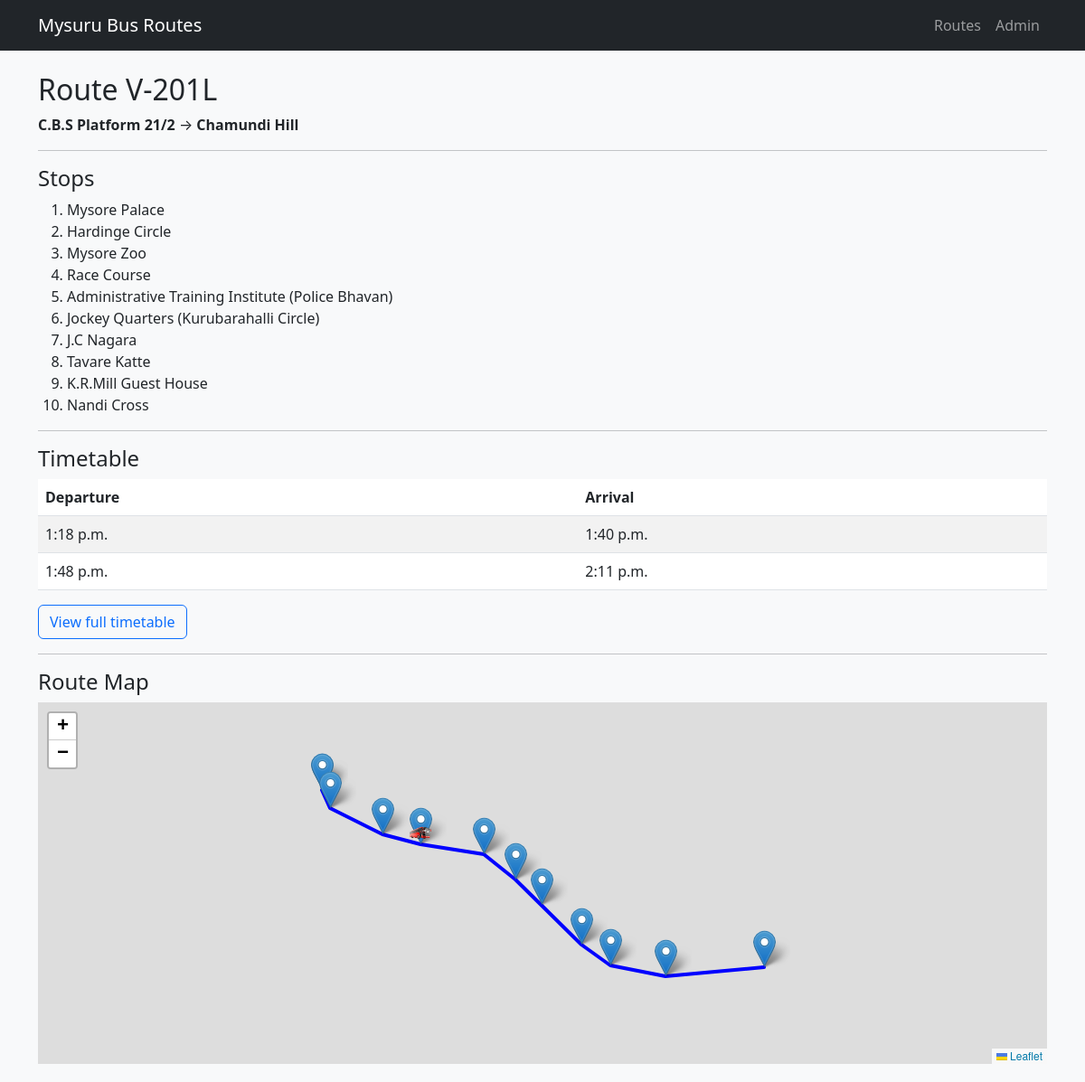
Screenshot of /routes/1/ with the database file from the repository.
### bus_transport/models.py (models this page shows, shortened)
class BusRoute(models.Model):
    route_number = models.CharField(max_length=10)
    start_point = models.CharField(max_length=100)
    end_point = models.CharField(max_length=100)

class BusStop(models.Model):
    route = models.ForeignKey(BusRoute, on_delete=models.CASCADE, related_name='stops')
    stop_name = models.CharField(max_length=100)
    order = models.PositiveIntegerField()
    class Meta:
        ordering = ['order']

class Timetable(models.Model):
    route = models.ForeignKey(BusRoute, on_delete=models.CASCADE, related_name='timetables')
    departure_time = models.TimeField()
    arrival_time = models.TimeField()

### bus_transport/views.py (the view)
# urls.py: path("routes/<int:route_id>/", views.route_detail, name="route_detail"),
def route_detail(request, route_id):
    route = get_object_or_404(BusRoute, id=route_id)
    stops = route.stops.all()
    timetable = route.timetables.all().order_by("departure_time")
    context = {
        "route": route,
        "stops": stops,
        "timetable": timetable,
    }
    return render(request, "bus_transport/route_detail.html", context)

### bus_transport/templates/bus_transport/route_detail.html (shortened to what this page needs)
{% extends "bus_transport/base.html" %}
{% load static %}
{% block content %}
<h2>Route {{ route.route_number }}</h2>
<p><strong>{{ route.start_point }}</strong> → <strong>{{ route.end_point }}</strong></p>
<hr>
<h4>Stops</h4>
<ol>
    {% for stop in stops %}
        <li>{{ stop.stop_name }}</li>
    {% endfor %}
</ol>
<hr>
<h4>Timetable</h4>
{% if timetable %}
    <table class="table table-striped">
        <thead>
        <tr>
            <th>Departure</th>
            <th>Arrival</th>
        </tr>
        </thead>
        <tbody>
        {% for t in timetable %}
            <tr>
                <td>{{ t.departure_time }}</td>
                <td>{{ t.arrival_time }}</td>
            </tr>
        {% endfor %}
        </tbody>
    </table>
    <a href="{% url 'bus_transport:timetable_page' route.id %}" class="btn btn-outline-primary">
        View full timetable
    </a>
{% else %}
    <p>No timetable available for this route.</p>
{% endif %}
<hr>
<h4>Route Map</h4>
<div id="map" style="height: 400px; width: 100%; margin-bottom: 20px;"></div>
{% endblock %}

### rows the page displays
BusRoute: route_number "V-201L", start_point "C.B.S Platform 21/2", end_point "Chamundi Hill"
BusStop: stop_name "Mysore Palace"
BusStop: stop_name "Hardinge Circle"
BusStop: stop_name "Mysore Zoo"
BusStop: stop_name "Race Course"
BusStop: stop_name "Administrative Training Institute (Police Bhavan)"
BusStop: stop_name "Jockey Quarters (Kurubarahalli Circle)"
BusStop: stop_name "J.C Nagara"
BusStop: stop_name "Tavare Katte"
BusStop: stop_name "K.R.Mill Guest House"
BusStop: stop_name "Nandi Cross"
Timetable: departure_time "1:18 p.m.", arrival_time "1:40 p.m."
Timetable: departure_time "1:48 p.m.", arrival_time "2:11 p.m."
